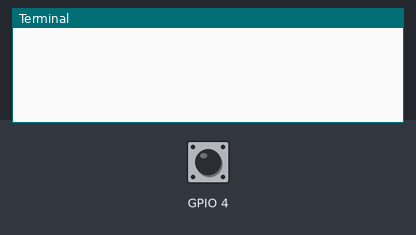
Bench run of a program on a simulated Raspberry Pi (BCM pin numbers). Shown: the last lines printed to the terminal. Inputs (shaded band) come from the test bench; at power-on: GPIO 4 LOW. Files the program writes start out absent; the clock reads 2024-03-15 10:24:30 at power-on unless the program sets it.

Above: at 1.2 s.
1.3 s: GPIO 4 pulled HIGH for 0.15 s
At 2.6 s:
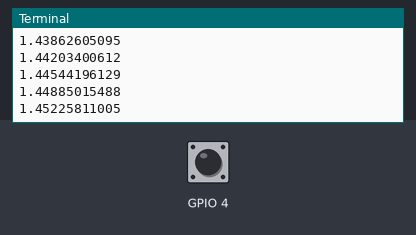
2.9 s: GPIO 4 pulled HIGH for 1 s
At 5.1 s:
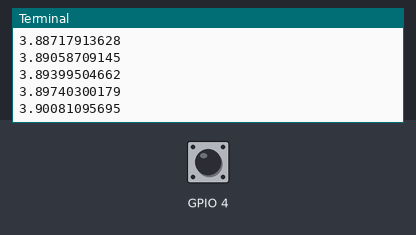
5.4 s: GPIO 4 pulled HIGH for 0.15 s
At 6.0 s:
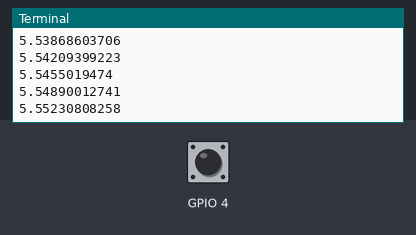
Timing chart, 0 to 8.4 s (numbered marks = the images above; inputs shaded):
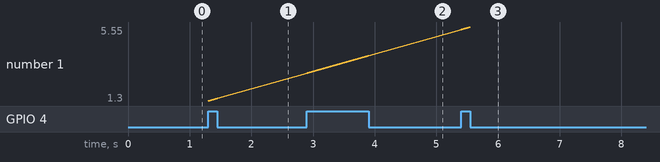

Measured:
- after the input at 1.3 s, the terminal: prints a new line at once (image 1)
- after the input at 2.9 s, the terminal: prints a new line at once (image 2)
- plotted number 1: 1.45 → 3.9 after the input at 2.9 s

The program:

read.py
```python
import RPi.GPIO as g
import os, sys, time, datetime

runName = ''
runTime = -1
runDesc = ''

def GetData(fname = 'data', pin = 4, deadtime = 0.003):
  # Create file
  #if not fname.endswith('.txt'): fname += '.txt'
  #if os.path.isfile(fname):
  #  os.rename(fname, fname+'.old')
  index = 0
  while os.path.isfile(fname+'_%i.txt'%index): index+=1
  fout = open(fname+'_%i.txt'%index,'w')
  time0 = time.time()
  fout.write('# '+datetime.datetime.utcfromtimestamp(time0).strftime('%Y-%m-%d %H:%M:%S')+'\n')

  # Set up
  g.setmode(g.BCM)
  g.setup(pin, g.IN, pull_up_down = g.PUD_DOWN)

  while 1:
    val = 0
    while not val: val = g.input(pin)
    time.sleep(deadtime)
    a=time.time()-time0
    print a
    fout.write(str(a)+'\n')

GetData()
```
